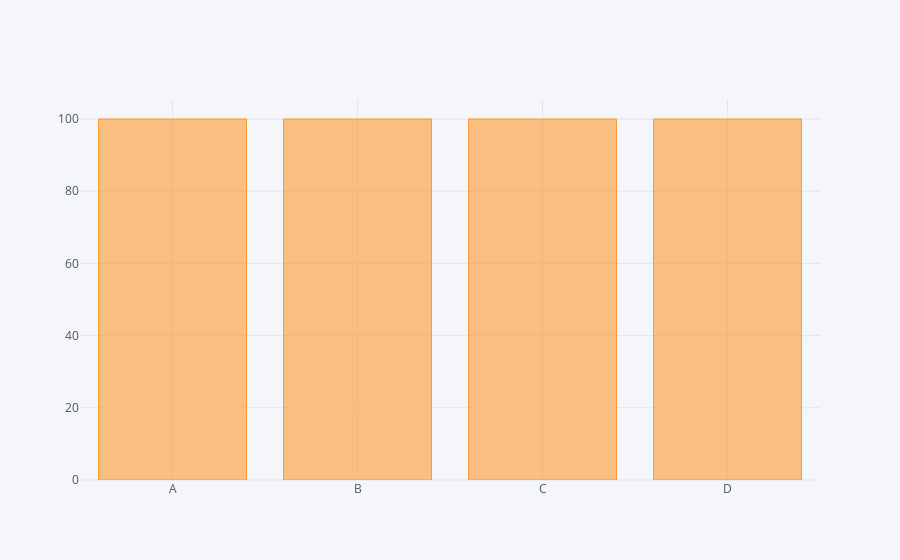

Notebook source saved alongside this figure:
### Code cell
df.count().iplot(kind='bar')

### Figure 1 — Plotly figure (JSON) as saved in the notebook; plotly's stock layout.template omitted (floating-point values rounded to 4 significant figures)
{"data": [{"marker": {"color": "rgba(255, 153, 51, 0.6)", "line": {"color": "rgba(255, 153, 51, 1.0)", "width": 1}}, "name": "None", "orientation": "v", "text": "", "type": "bar", "uid": "486b45c5-8985-4f95-914e-4802e243af41", "x": ["A", "B", "C", "D"], "y": [100, 100, 100, 100]}], "layout": {"legend": {"bgcolor": "#F5F6F9", "font": {"color": "#4D5663"}}, "paper_bgcolor": "#F5F6F9", "plot_bgcolor": "#F5F6F9", "title": {"font": {"color": "#4D5663"}}, "xaxis": {"gridcolor": "#E1E5ED", "showgrid": true, "tickfont": {"color": "#4D5663"}, "title": {"font": {"color": "#4D5663"}, "text": ""}, "zerolinecolor": "#E1E5ED"}, "yaxis": {"gridcolor": "#E1E5ED", "showgrid": true, "tickfont": {"color": "#4D5663"}, "title": {"font": {"color": "#4D5663"}, "text": ""}, "zerolinecolor": "#E1E5ED"}}}
